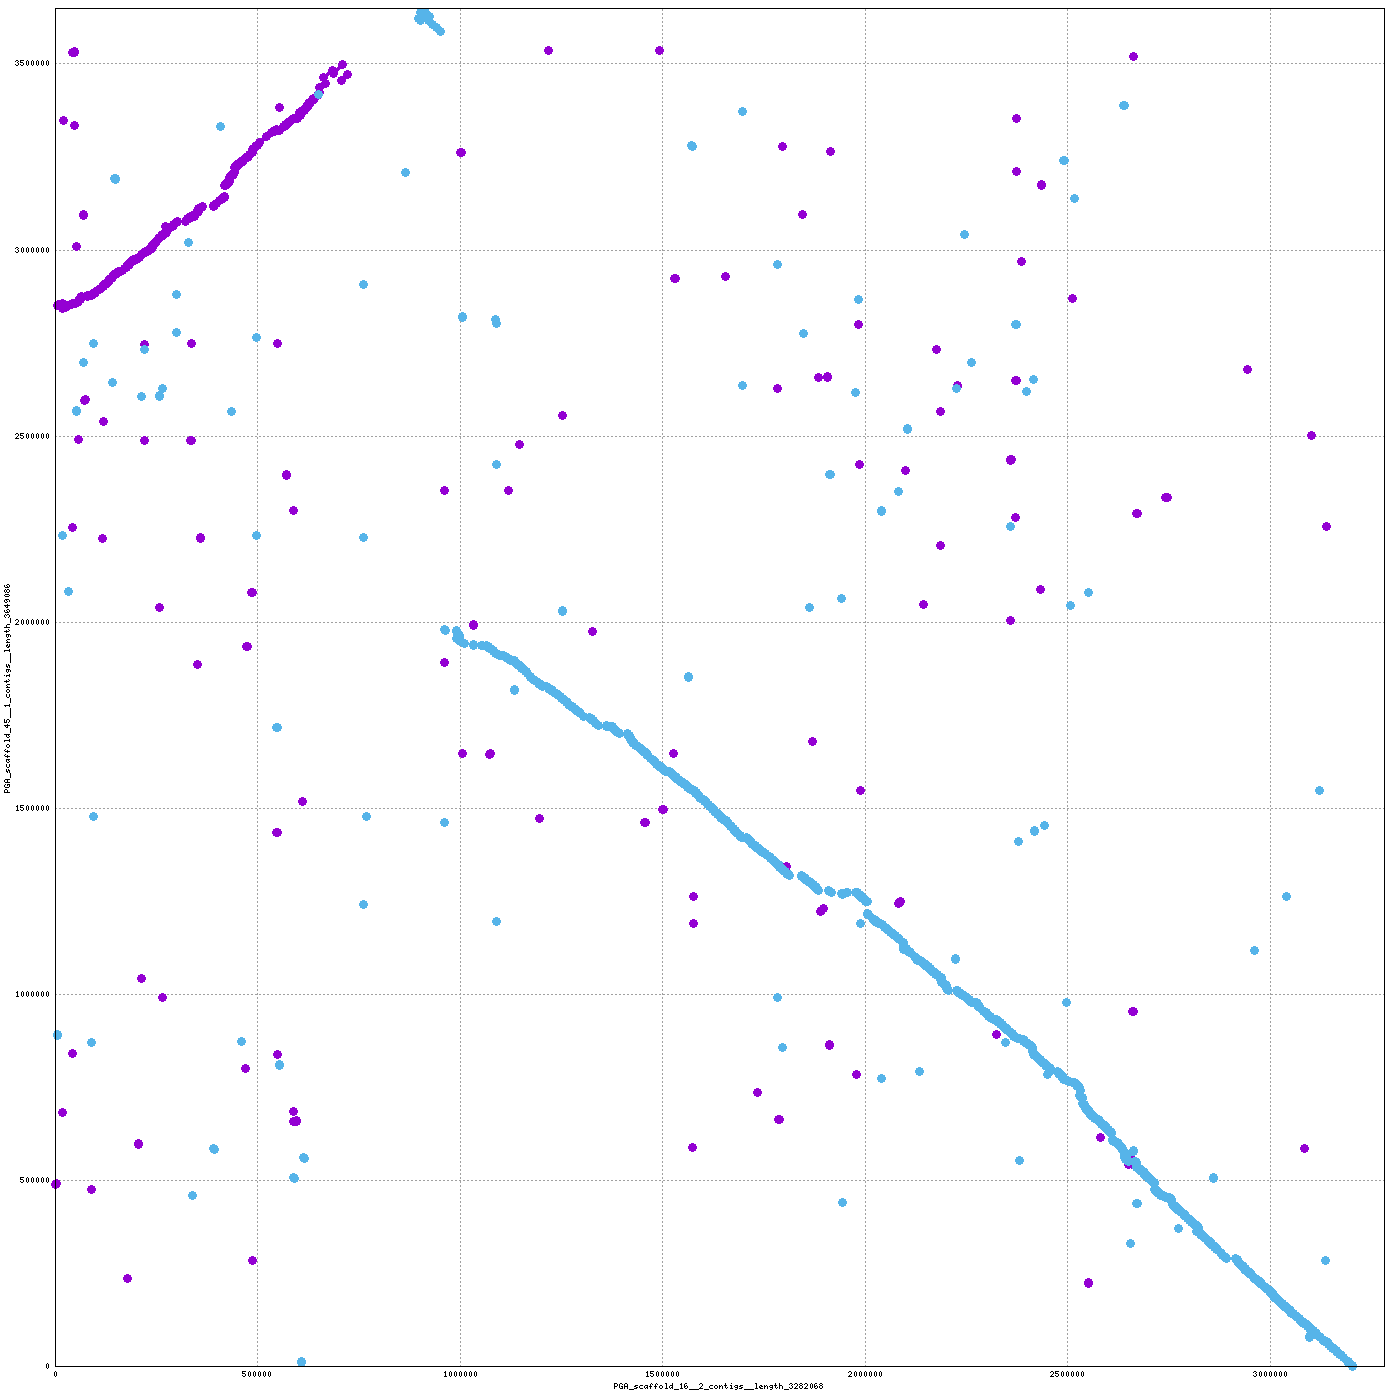

Write gnuplot code to recreate this figure.
set terminal png tiny size 1400,1400
set output "/home/mike/Desktop/scripts/snakes/plot_pairs/hiCversion1.linear/nucmer/nucmer.31.png"
set size 1,1
set grid
unset key
set border 15
set tics scale 0
set xlabel "PGA_scaffold_16__2_contigs__length_3282068"
set ylabel "PGA_scaffold_45__1_contigs__length_3649086"
set format "%.0f"
set mouse format "%.0f"
set mouse mouseformat "[%.0f, %.0f]"
if(GPVAL_VERSION < 5) set mouse clipboardformat "[%.0f, %.0f]"
set xrange [1:3282068]
set yrange [1:3649086]
set style line 1  lt 1 lw 3 pt 6 ps 1
set style line 2  lt 3 lw 3 pt 6 ps 1
set style line 3  lt 2 lw 3 pt 6 ps 1
plot \
 "/home/mike/Desktop/scripts/snakes/plot_pairs/hiCversion1.linear/nucmer/nucmer.31.fplot" title "FWD" w lp ls 1, \
 "/home/mike/Desktop/scripts/snakes/plot_pairs/hiCversion1.linear/nucmer/nucmer.31.rplot" title "REV" w lp ls 2
